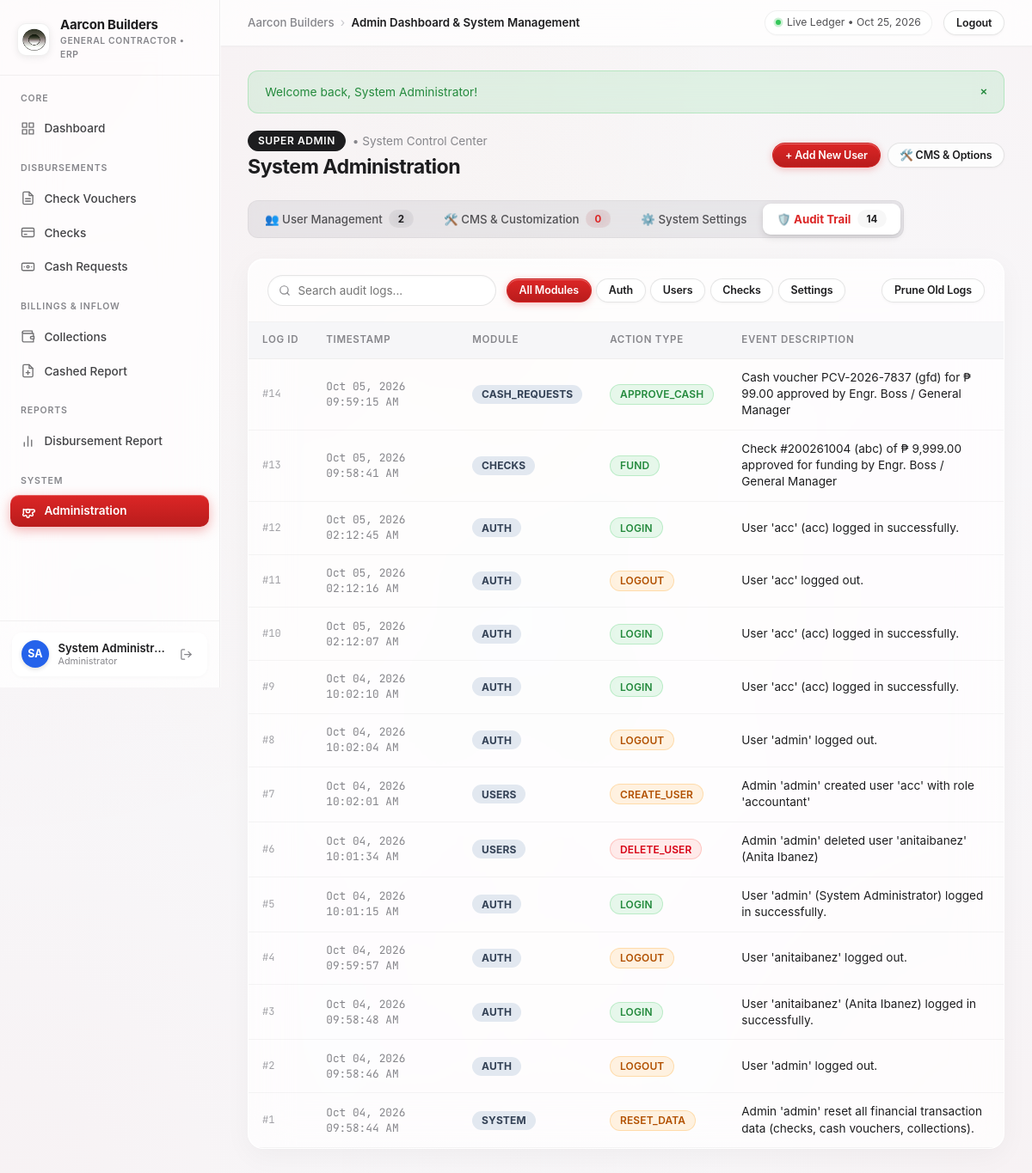
The app's page /admin.php?tab=tab-audit&audit_module=all (signed in), older data.
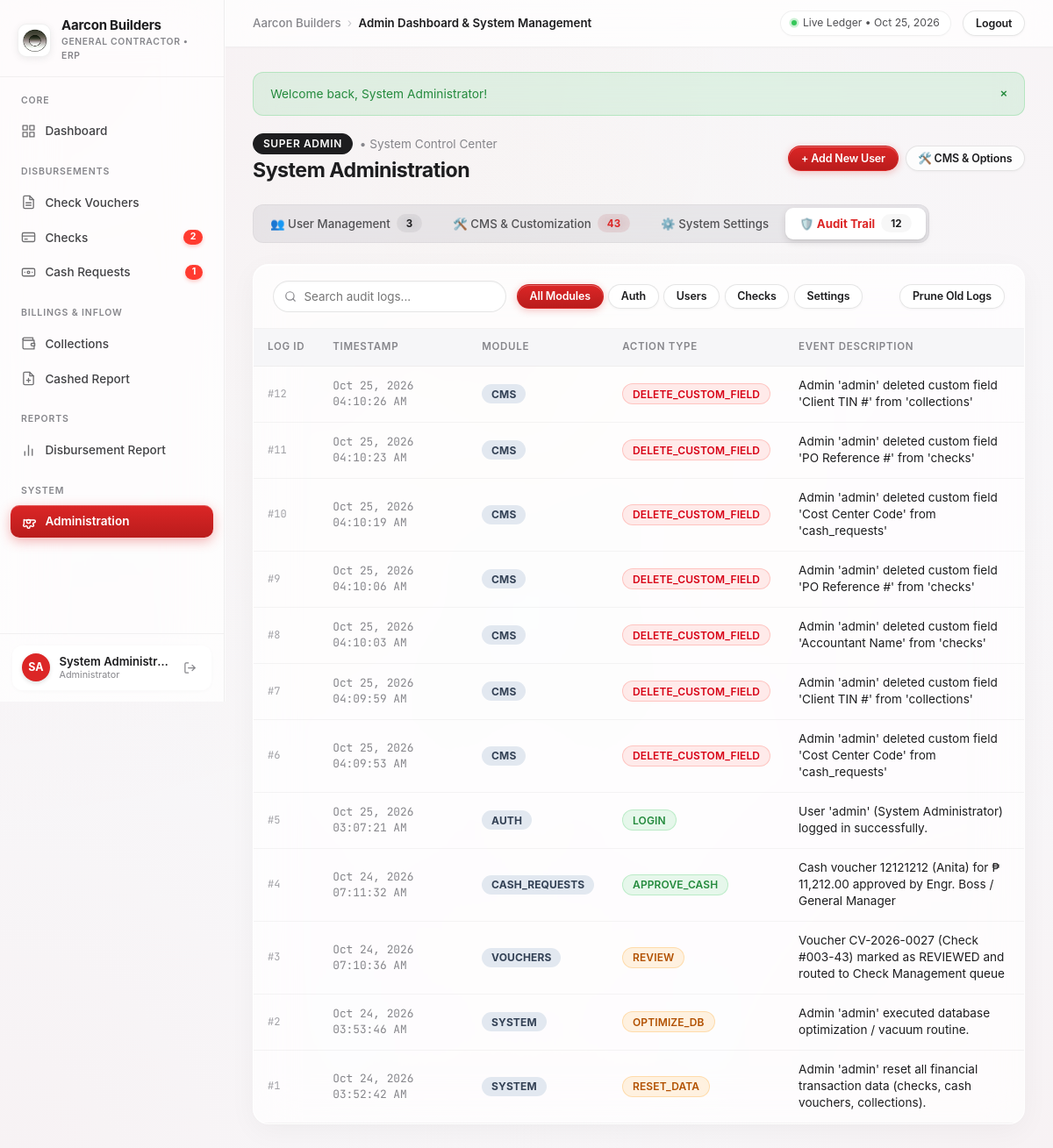
The same page, newer data.
### tables this page shows
CREATE TABLE users (
    id INTEGER PRIMARY KEY AUTOINCREMENT,
    username VARCHAR(50) NOT NULL UNIQUE,
    password VARCHAR(255) NOT NULL,
    full_name VARCHAR(100) NOT NULL,
    email VARCHAR(150) DEFAULT '',
    role VARCHAR(50) DEFAULT 'admin', -- 'admin', 'manager', 'cashier', 'engineer'
    status VARCHAR(20) DEFAULT 'active', -- 'active', 'inactive'
    avatar_color VARCHAR(20) DEFAULT '#2563eb',
    last_login DATETIME DEFAULT NULL,
    created_at DATETIME DEFAULT CURRENT_TIMESTAMP
);

CREATE TABLE audit_logs (
    id INTEGER PRIMARY KEY AUTOINCREMENT,
    action_type VARCHAR(50) NOT NULL,
    module VARCHAR(50) NOT NULL,
    record_id INTEGER NOT NULL,
    description TEXT NOT NULL,
    created_at DATETIME DEFAULT CURRENT_TIMESTAMP
);

### includes/auth.php (called while the page is built, shortened)
<?php
require_once __DIR__ . '/../config/config.php';
function current_user(): ?array {
    return $_SESSION['user'] ?? null;
}
function get_user_role_label(?string $role = null): string {
    switch ($role) {
        case 'admin':
            return 'Administrator';
    }
}

### config/config.php (called while the page is built, shortened)
<?php
function format_date($dateStr, $format = 'M d, Y') {
    if (empty($dateStr)) return '-';
    $time = strtotime($dateStr);
    return $time ? date($format, $time) : $dateStr;
}
function e($string) {
    return htmlspecialchars($string ?? '', ENT_QUOTES, 'UTF-8');
}
require_once __DIR__ . '/../includes/auth.php';

### admin.php (the view, shortened to what the rows shown need)
<?php
require_once __DIR__ . '/config/config.php';
require_once __DIR__ . '/includes/auth.php';
$db = get_db();
$activeTab = $_GET['tab'] ?? 'tab-users';
$users = $db->query('SELECT * FROM users ORDER BY role ASC, id ASC')->fetchAll();
$auditWhere = '';
$auditLogs = $db->query("SELECT * FROM audit_logs {$auditWhere} ORDER BY id DESC LIMIT 100")->fetchAll();
require_once __DIR__ . '/includes/header.php';
?>
<div class="page-header no-print">
    <div>
        <h1 class="page-title">System Administration</h1>
    </div>
</div>
<div class="tabs-container">
    <div class="tab-pane <?= $activeTab === 'tab-audit' ? 'active' : '' ?>" id="tab-audit">
        <div class="card">
            <div class="card-body" style="padding: 0;">
                <?php if (empty($auditLogs)): ?>
                    <div class="empty-state">
                        No audit logs recorded for this selection.
                    </div>
                <?php else: ?>
                    <div class="table-responsive">
                        <table class="data-table" id="auditTable">
                            <thead>
                                <tr>
                                    <th style="width: 70px;">Log ID</th>
                                    <th style="width: 170px;">Timestamp</th>
                                    <th>Module</th>
                                    <th>Action Type</th>
                                    <th>Event Description</th>
                                </tr>
                            </thead>
                            <tbody>
                                <?php foreach ($auditLogs as $log): ?>
                                    <tr>
                                        <td style="font-family: var(--font-mono); font-size: 0.75rem; color: var(--text-light);">
                                            #<?= $log['id'] ?>
                                        </td>
                                        <td style="font-size: 0.8rem; color: var(--text-muted); font-family: var(--font-mono);">
                                            <?= format_date($log['created_at'], 'M d, Y h:i:s A') ?>
                                        </td>
                                        <td>
                                            <span class="badge" style="background: #e2e8f0; color: #334155; font-size: 0.75rem; font-weight: 700;">
                                                <?= e($log['module']) ?>
                                            </span>
                                        </td>
                                        <td>
                                            <?php
                                                $actionClass = 'badge-pending';
                                                if (strpos($log['action_type'], 'LOGIN') !== false) $actionClass = 'badge-funded';
                                                if (strpos($log['action_type'], 'DELETE') !== false) $actionClass = 'badge-danger';
                                                if (strpos($log['action_type'], 'FUND') !== false || strpos($log['action_type'], 'APPROVE') !== false) $actionClass = 'badge-funded';
                                            ?>
                                            <span class="badge <?= $actionClass ?>" style="font-size: 0.75rem;">
                                                <?= e($log['action_type']) ?>
                                            </span>
                                        </td>
                                        <td style="font-size: 0.85rem; color: var(--text-main);">
                                            <?= e($log['description']) ?>
                                        </td>
                                    </tr>
                                <?php endforeach; ?>
                            </tbody>
                        </table>
                    </div>
                <?php endif; ?>
            </div>
        </div>
    </div>
</div>
<?php require_once __DIR__ . '/includes/footer.php'; ?>

### includes/header.php (shortened to what the rows shown need)
<?php
require_once __DIR__ . '/../config/config.php';
$currentUser = current_user();
$userInitials = 'U';
$userColor = '#dc2626';
if ($currentUser) {
    $userInitials = strtoupper(substr($currentUser['full_name'], 0, 1) . (strpos($currentUser['full_name'], ' ') !== false ? substr($currentUser['full_name'], strpos($currentUser['full_name'], ' ') + 1, 1) : ''));
    $userColor = $currentUser['avatar_color'] ?? '#dc2626';
}
?>
<!DOCTYPE html>
<html lang="en">
<head>
    <link rel="stylesheet" href="assets/css/style.css?v=<?= file_exists(__DIR__ . '/../assets/css/style.css') ? filemtime(__DIR__ . '/../assets/css/style.css') : time() ?>">
</head>
<body>
<div class="app-layout">
    <aside class="app-sidebar no-print" id="appSidebar">
        <?php if ($currentUser): ?>
            <div class="sidebar-footer">
                <div class="sidebar-user">
                    <div class="sidebar-avatar" style="background: <?= e($userColor) ?>;">
                        <?= e($userInitials) ?>
                    </div>
                    <div class="sidebar-user-info">
                        <div class="sidebar-user-name" title="<?= e($currentUser['full_name']) ?>"><?= e($currentUser['full_name']) ?></div>
                        <div class="sidebar-user-role"><?= e(get_user_role_label($currentUser['role'])) ?></div>
                    </div>
                    <a href="logout.php" class="sidebar-logout-btn" title="Sign out of <?= e($currentUser['username']) ?>">
                        <svg viewBox="0 0 24 24" fill="none" stroke="currentColor" stroke-width="2" stroke-linecap="round" stroke-linejoin="round"><path d="M9 21H5a2 2 0 0 1-2-2V5a2 2 0 0 1 2-2h4"></path><polyline points="16 17 21 12 16 7"></polyline><line x1="21" y1="12" x2="9" y2="12"></line></svg>
                    </a>
                </div>
            </div>
        <?php endif; ?>
    </aside>
    <div class="app-main">
        <main class="main-wrapper">

Row changes from the older to the newer data that the page shows:
removed audit_logs: id "14", created_at "Oct 05, 2026 09:59:15 AM", module "CASH_REQUESTS", action_type "APPROVE_CASH", description "Cash voucher PCV-2026-7837 (gfd) for ₱ 99.00 approved by Engr. Boss / General Manager"
removed audit_logs: id "13", created_at "Oct 05, 2026 09:58:41 AM", module "CHECKS", action_type "FUND", description "Check #200261004 (abc) of ₱ 9,999.00 approved for funding by Engr. Boss / General Manager"
changed users "SA": avatar_color "#2563eb" → "#dc2626" (drawn)
changed audit_logs id 12: created_at "Oct 05, 2026 02:12:45 AM" → "Oct 25, 2026 04:10:26 AM"; module "AUTH" → "CMS"; action_type "LOGIN" → "DELETE_CUSTOM_FIELD"; description "User 'acc' (acc) logged in successfully." → "Admin 'admin' deleted custom field 'Client TIN #' from 'collections'"
changed audit_logs id 11: created_at "Oct 05, 2026 02:12:16 AM" → "Oct 25, 2026 04:10:23 AM"; module "AUTH" → "CMS"; action_type "LOGOUT" → "DELETE_CUSTOM_FIELD"; description "User 'acc' logged out." → "Admin 'admin' deleted custom field 'PO Reference #' from 'checks'"
changed audit_logs id 10: created_at "Oct 05, 2026 02:12:07 AM" → "Oct 25, 2026 04:10:19 AM"; module "AUTH" → "CMS"; action_type "LOGIN" → "DELETE_CUSTOM_FIELD"; description "User 'acc' (acc) logged in successfully." → "Admin 'admin' deleted custom field 'Cost Center Code' from 'cash_requests'"
changed audit_logs id 9: created_at "Oct 04, 2026 10:02:10 AM" → "Oct 25, 2026 04:10:06 AM"; module "AUTH" → "CMS"; action_type "LOGIN" → "DELETE_CUSTOM_FIELD"; description "User 'acc' (acc) logged in successfully." → "Admin 'admin' deleted custom field 'PO Reference #' from 'checks'"
changed audit_logs id 8: created_at "Oct 04, 2026 10:02:04 AM" → "Oct 25, 2026 04:10:03 AM"; module "AUTH" → "CMS"; action_type "LOGOUT" → "DELETE_CUSTOM_FIELD"; description "User 'admin' logged out." → "Admin 'admin' deleted custom field 'Accountant Name' from 'checks'"
changed audit_logs id 7: created_at "Oct 04, 2026 10:02:01 AM" → "Oct 25, 2026 04:09:59 AM"; module "USERS" → "CMS"; action_type "CREATE_USER" → "DELETE_CUSTOM_FIELD"; description "Admin 'admin' created user 'acc' with role 'accountant'" → "Admin 'admin' deleted custom field 'Client TIN #' from 'collections'"
changed audit_logs id 6: created_at "Oct 04, 2026 10:01:34 AM" → "Oct 25, 2026 04:09:53 AM"; module "USERS" → "CMS"; action_type "DELETE_USER" → "DELETE_CUSTOM_FIELD"; description "Admin 'admin' deleted user 'anitaibanez' (Anita Ibanez)" → "Admin 'admin' deleted custom field 'Cost Center Code' from 'cash_requests'"
changed audit_logs "User 'admin' (System Administrator) logged in successfully.": created_at "Oct 04, 2026 10:01:15 AM" → "Oct 25, 2026 03:07:21 AM"
changed audit_logs id 4: created_at "Oct 04, 2026 09:59:57 AM" → "Oct 24, 2026 07:11:32 AM"; module "AUTH" → "CASH_REQUESTS"; action_type "LOGOUT" → "APPROVE_CASH"; description "User 'anitaibanez' logged out." → "Cash voucher 12121212 (Anita) for ₱ 11,212.00 approved by Engr. Boss / General Manager"
changed audit_logs id 3: created_at "Oct 04, 2026 09:58:48 AM" → "Oct 24, 2026 07:10:36 AM"; module "AUTH" → "VOUCHERS"; action_type "LOGIN" → "REVIEW"; description "User 'anitaibanez' (Anita Ibanez) logged in successfully." → "Voucher CV-2026-0027 (Check #003-43) marked as REVIEWED and routed to Check Management queue"
changed audit_logs id 2: created_at "Oct 04, 2026 09:58:46 AM" → "Oct 24, 2026 03:53:46 AM"; module "AUTH" → "SYSTEM"; action_type "LOGOUT" → "OPTIMIZE_DB"; description "User 'admin' logged out." → "Admin 'admin' executed database optimization / vacuum routine."
changed audit_logs "RESET_DATA": created_at "Oct 04, 2026 09:58:44 AM" → "Oct 24, 2026 03:52:42 AM"
Text that changed along with them:
$pendingChecksCount: (not shown) → "2"
$pendingCashCount: (not shown) → "1"
$totalUsers: "2" → "3"
$totalCmsBanks + $totalCmsDropdowns + $totalCmsFields: "0" → "43"
$totalAuditLogsCount: "14" → "12"
